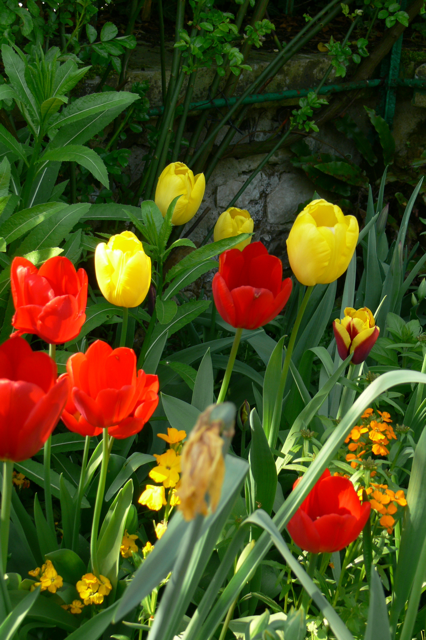
#> input picture ed7/flowers9.png, 426 x 640 px
$ python main.py
#> lines starting #> are read from the running program, lines starting #| are printed output that depends on the picture
import cv2
import matplotlib.pyplot as plt

# le img
img = cv2.imread('flowers9.png')
#> img is the input picture: shape (640, 426, 3); mean B, G, R 27.4, 76.4, 75.2

# open cv pega BRG, converter para RGB
img_rgb = cv2.cvtColor(img, cv2.COLOR_BGR2RGB)

# separa os planos
r, g, b = cv2.split(img_rgb)
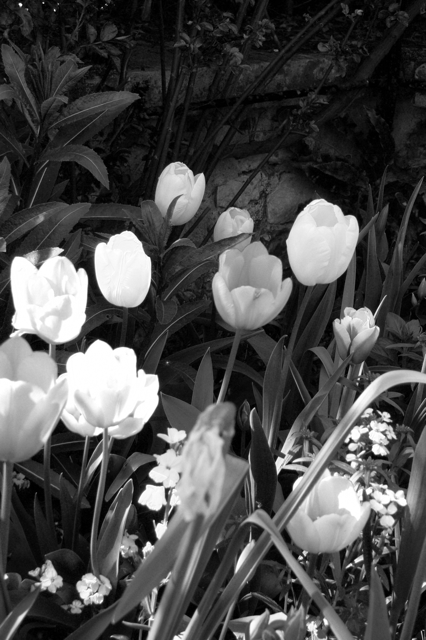
#> r: shape (640, 426); min 0, max 255, mean 75.2
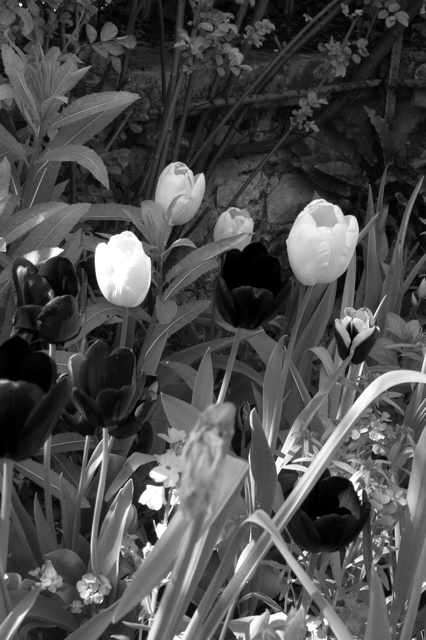
#> g: shape (640, 426); min 0, max 255, mean 76.4
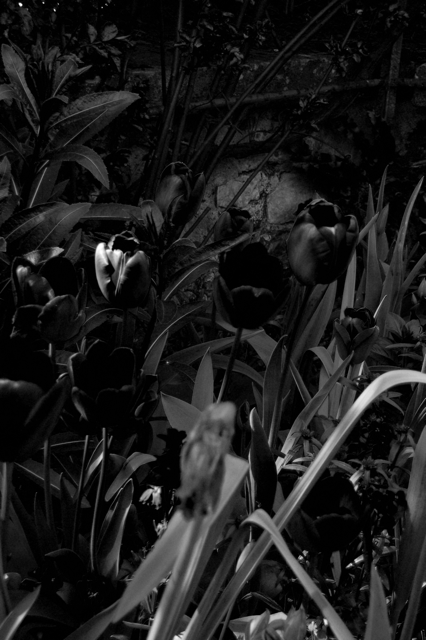
#> b: shape (640, 426); min 0, max 255, mean 27.4

# exibit a img completa e cada canal separad
plt.figure(figsize=(12, 6))

plt.subplot(2, 4, 1)
plt.imshow(img_rgb)
plt.title('Imagem RGB')
plt.axis('off')

plt.subplot(2, 4, 2)
plt.imshow(r, cmap='Reds')
plt.title('Canal R (Vermelho)')
plt.axis('off')

plt.subplot(2, 4, 3)
plt.imshow(g, cmap='Greens')
plt.title('Canal G (Verde)')
plt.axis('off')

plt.subplot(2, 4, 4)
plt.imshow(b, cmap='Blues')
plt.title('Canal B (Azul)')
plt.axis('off')

# histograma p cada canal
plt.subplot(2, 1, 2)
plt.hist(r.ravel(), bins=256, color='r', alpha=0.5, label='Vermelho')
plt.hist(g.ravel(), bins=256, color='g', alpha=0.5, label='Verde')
plt.hist(b.ravel(), bins=256, color='b', alpha=0.5, label='Azul')
plt.title('Histogramas dos Canais de Cor')
plt.xlabel('Intensidade')
plt.ylabel('Número de Pixels')
plt.legend()

plt.tight_layout()
plt.show()
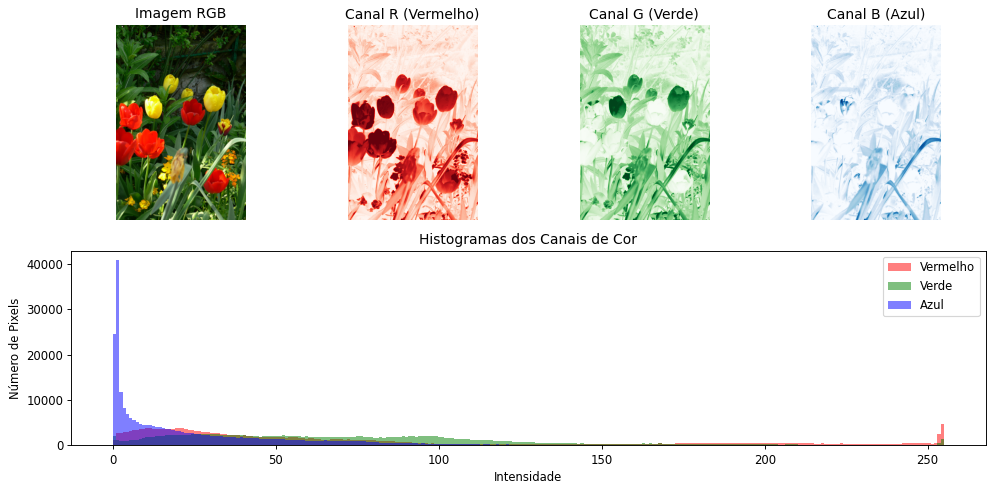
#> figure drawn by matplotlib, 5 panels; panel 5: tallest bar 4733 high, from x = 254 to 255; panel 5: tallest bar 2603 high, from x = 27.89 to 28.89; panel 5: tallest bar 40769 high, from x = 0.996 to 1.99
